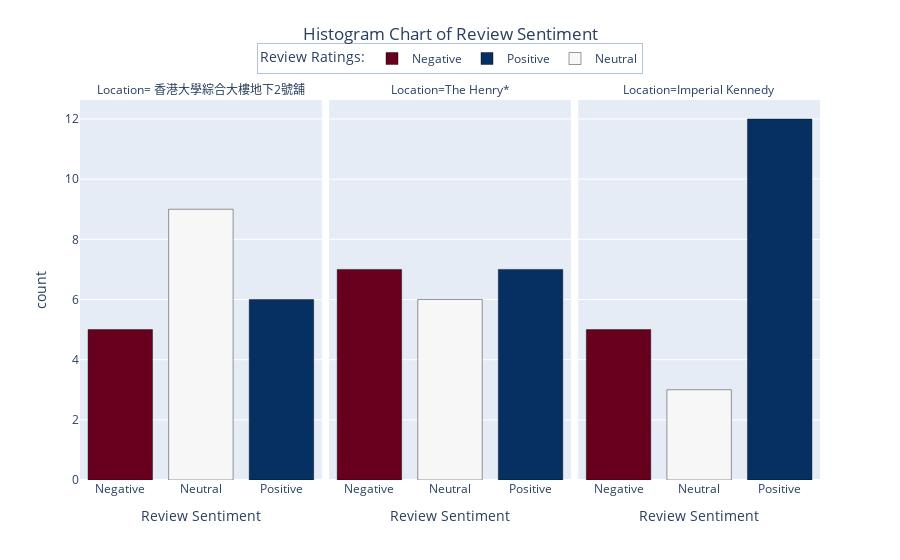

Notebook code cell kept with this figure:
### Markdown cell above
### Histogram plot of review sentiment

### Code cell
custom_order = ["Negative", "Neutral", "Positive"]
color_list= ['rgb(103,0,31)','rgb(247,247,247)','rgb(5,48,97)']
color_map = {key:val for (key, val) in zip(custom_order,color_list)}


fig = px.histogram(data, x="gpt_output_sentiment", 
                   color="gpt_output_sentiment", 
                   color_discrete_map = color_map,

                   facet_col="location_name",
                   facet_col_spacing =0.01,
                   labels={"count":"Count", 
                     "gpt_output_sentiment":"Review Sentiment",
                    "location_name": "Location"},
                   title = "Histogram Chart of Review Sentiment"                  
                  )

fig.update_traces(marker_line_color='black', marker_line_width=0.4)
fig.update_layout(showlegend=True,
                  xaxis={'categoryorder': 'array', 'categoryarray': custom_order},
                  legend=dict(title="Review Ratings:", orientation='h', yanchor='top',y=1.15,xanchor='center',x=0.5, bordercolor="#B0C4DE", borderwidth=1),
                  title=dict(y=0.95, x=0.5, xanchor='center', yanchor='top'),
                 )
fig.write_image("1hist_overview.jpeg", width=800, height=500)
fig.show()

### Figure 1 — Plotly figure (JSON) as saved in the notebook; plotly's stock layout.template omitted (floating-point values rounded to 4 significant figures)
{"data": [{"alignmentgroup": "True", "bingroup": "x", "hovertemplate": "Review Sentiment=%{x}<br>Location= 香港大學綜合大樓地下2號舖<br>count=%{y}<extra></extra>", "legendgroup": "Negative", "marker": {"color": "rgb(103,0,31)", "line": {"color": "black", "width": 0.4}, "pattern": {"shape": ""}}, "name": "Negative", "offsetgroup": "Negative", "orientation": "v", "showlegend": true, "type": "histogram", "x": ["Negative", "Negative", "Negative", "Negative", "Negative"], "xaxis": "x", "yaxis": "y"}, {"alignmentgroup": "True", "bingroup": "x", "hovertemplate": "Review Sentiment=%{x}<br>Location=The Henry*<br>count=%{y}<extra></extra>", "legendgroup": "Negative", "marker": {"color": "rgb(103,0,31)", "line": {"color": "black", "width": 0.4}, "pattern": {"shape": ""}}, "name": "Negative", "offsetgroup": "Negative", "orientation": "v", "showlegend": false, "type": "histogram", "x": ["Negative", "Negative", "Negative", "Negative", "Negative", "Negative", "Negative"], "xaxis": "x2", "yaxis": "y2"}, {"alignmentgroup": "True", "bingroup": "x", "hovertemplate": "Review Sentiment=%{x}<br>Location=Imperial Kennedy<br>count=%{y}<extra></extra>", "legendgroup": "Negative", "marker": {"color": "rgb(103,0,31)", "line": {"color": "black", "width": 0.4}, "pattern": {"shape": ""}}, "name": "Negative", "offsetgroup": "Negative", "orientation": "v", "showlegend": false, "type": "histogram", "x": ["Negative", "Negative", "Negative", "Negative", "Negative"], "xaxis": "x3", "yaxis": "y3"}, {"alignmentgroup": "True", "bingroup": "x", "hovertemplate": "Review Sentiment=%{x}<br>Location= 香港大學綜合大樓地下2號舖<br>count=%{y}<extra></extra>", "legendgroup": "Positive", "marker": {"color": "rgb(5,48,97)", "line": {"color": "black", "width": 0.4}, "pattern": {"shape": ""}}, "name": "Positive", "offsetgroup": "Positive", "orientation": "v", "showlegend": true, "type": "histogram", "x": ["Positive", "Positive", "Positive", "Positive", "Positive", "Positive"], "xaxis": "x", "yaxis": "y"}, {"alignmentgroup": "True", "bingroup": "x", "hovertemplate": "Review Sentiment=%{x}<br>Location=The Henry*<br>count=%{y}<extra></extra>", "legendgroup": "Positive", "marker": {"color": "rgb(5,48,97)", "line": {"color": "black", "width": 0.4}, "pattern": {"shape": ""}}, "name": "Positive", "offsetgroup": "Positive", "orientation": "v", "showlegend": false, "type": "histogram", "x": ["Positive", "Positive", "Positive", "Positive", "Positive", "Positive", "Positive"], "xaxis": "x2", "yaxis": "y2"}, {"alignmentgroup": "True", "bingroup": "x", "hovertemplate": "Review Sentiment=%{x}<br>Location=Imperial Kennedy<br>count=%{y}<extra></extra>", "legendgroup": "Positive", "marker": {"color": "rgb(5,48,97)", "line": {"color": "black", "width": 0.4}, "pattern": {"shape": ""}}, "name": "Positive", "offsetgroup": "Positive", "orientation": "v", "showlegend": false, "type": "histogram", "x": ["Positive", "Positive", "Positive", "Positive", "Positive", "Positive", "Positive", "Positive", "Positive", "Positive", "Positive", "Positive"], "xaxis": "x3", "yaxis": "y3"}, {"alignmentgroup": "True", "bingroup": "x", "hovertemplate": "Review Sentiment=%{x}<br>Location= 香港大學綜合大樓地下2號舖<br>count=%{y}<extra></extra>", "legendgroup": "Neutral", "marker": {"color": "rgb(247,247,247)", "line": {"color": "black", "width": 0.4}, "pattern": {"shape": ""}}, "name": "Neutral", "offsetgroup": "Neutral", "orientation": "v", "showlegend": true, "type": "histogram", "x": ["Neutral", "Neutral", "Neutral", "Neutral", "Neutral", "Neutral", "Neutral", "Neutral", "Neutral"], "xaxis": "x", "yaxis": "y"}, {"alignmentgroup": "True", "bingroup": "x", "hovertemplate": "Review Sentiment=%{x}<br>Location=The Henry*<br>count=%{y}<extra></extra>", "legendgroup": "Neutral", "marker": {"color": "rgb(247,247,247)", "line": {"color": "black", "width": 0.4}, "pattern": {"shape": ""}}, "name": "Neutral", "offsetgroup": "Neutral", "orientation": "v", "showlegend": false, "type": "histogram", "x": ["Neutral", "Neutral", "Neutral", "Neutral", "Neutral", "Neutral"], "xaxis": "x2", "yaxis": "y2"}, {"alignmentgroup": "True", "bingroup": "x", "hovertemplate": "Review Sentiment=%{x}<br>Location=Imperial Kennedy<br>count=%{y}<extra></extra>", "legendgroup": "Neutral", "marker": {"color": "rgb(247,247,247)", "line": {"color": "black", "width": 0.4}, "pattern": {"shape": ""}}, "name": "Neutral", "offsetgroup": "Neutral", "orientation": "v", "showlegend": false, "type": "histogram", "x": ["Neutral", "Neutral", "Neutral"], "xaxis": "x3", "yaxis": "y3"}], "layout": {"annotations": [{"font": {}, "showarrow": false, "text": "Location= 香港大學綜合大樓地下2號舖", "x": 0.1633, "xanchor": "center", "xref": "paper", "y": 1, "yanchor": "bottom", "yref": "paper"}, {"font": {}, "showarrow": false, "text": "Location=The Henry*", "x": 0.5, "xanchor": "center", "xref": "paper", "y": 1, "yanchor": "bottom", "yref": "paper"}, {"font": {}, "showarrow": false, "text": "Location=Imperial Kennedy", "x": 0.8367, "xanchor": "center", "xref": "paper", "y": 1, "yanchor": "bottom", "yref": "paper"}], "barmode": "relative", "legend": {"bordercolor": "#B0C4DE", "borderwidth": 1, "orientation": "h", "title": {"text": "Review Ratings:"}, "tracegroupgap": 0, "x": 0.5, "xanchor": "center", "y": 1.15, "yanchor": "top"}, "showlegend": true, "title": {"text": "Histogram Chart of Review Sentiment", "x": 0.5, "xanchor": "center", "y": 0.95, "yanchor": "top"}, "xaxis": {"anchor": "y", "categoryarray": ["Negative", "Neutral", "Positive"], "categoryorder": "array", "domain": [0, 0.3267], "title": {"text": "Review Sentiment"}}, "xaxis2": {"anchor": "y2", "categoryarray": ["Negative", "Positive", "Neutral"], "categoryorder": "array", "domain": [0.3367, 0.6633], "matches": "x", "title": {"text": "Review Sentiment"}}, "xaxis3": {"anchor": "y3", "categoryarray": ["Negative", "Positive", "Neutral"], "categoryorder": "array", "domain": [0.6733, 1], "matches": "x", "title": {"text": "Review Sentiment"}}, "yaxis": {"anchor": "x", "domain": [0, 1], "title": {"text": "count"}}, "yaxis2": {"anchor": "x2", "domain": [0, 1], "matches": "y", "showticklabels": false}, "yaxis3": {"anchor": "x3", "domain": [0, 1], "matches": "y", "showticklabels": false}}}
